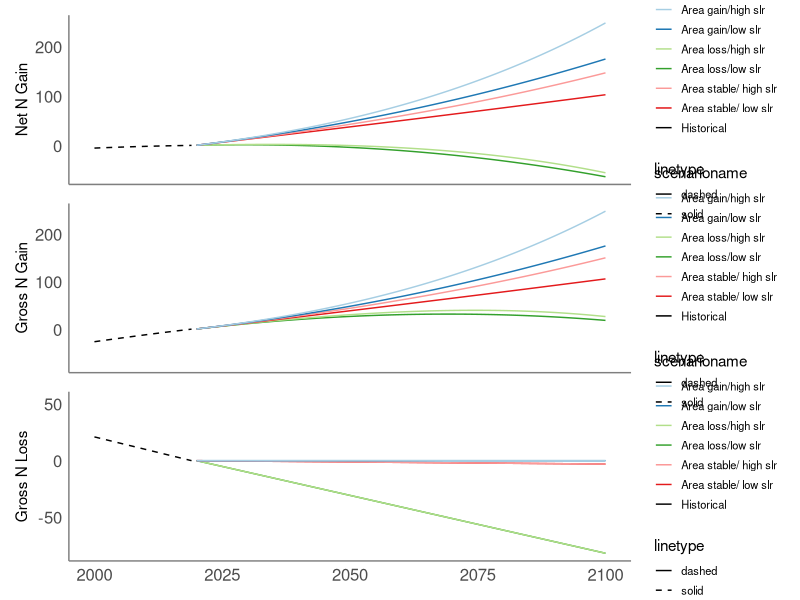
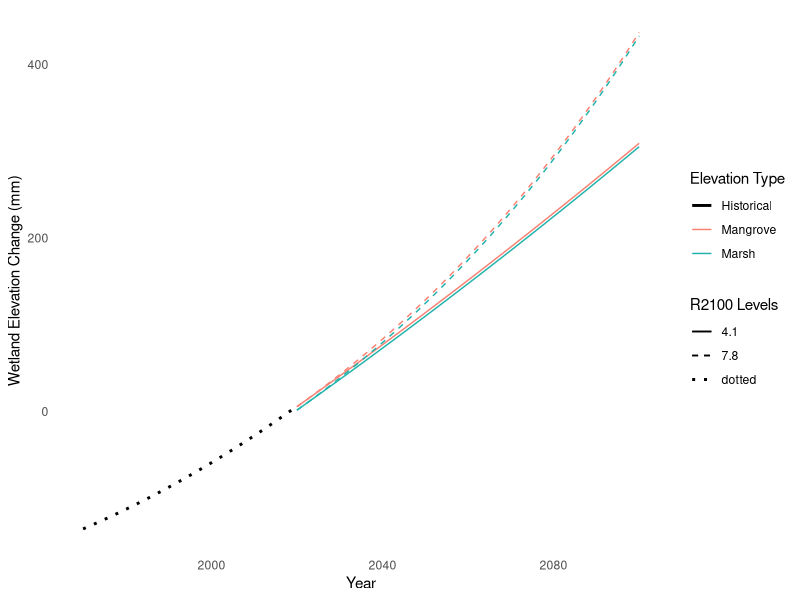
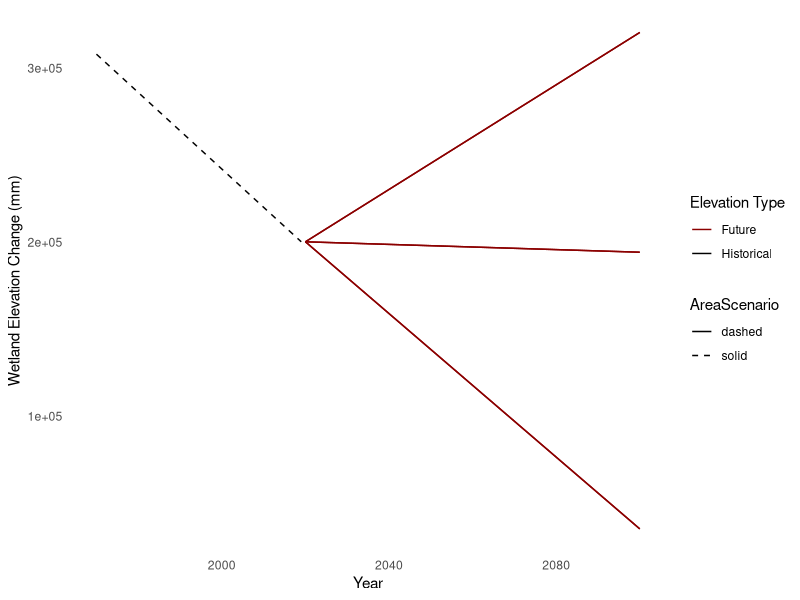
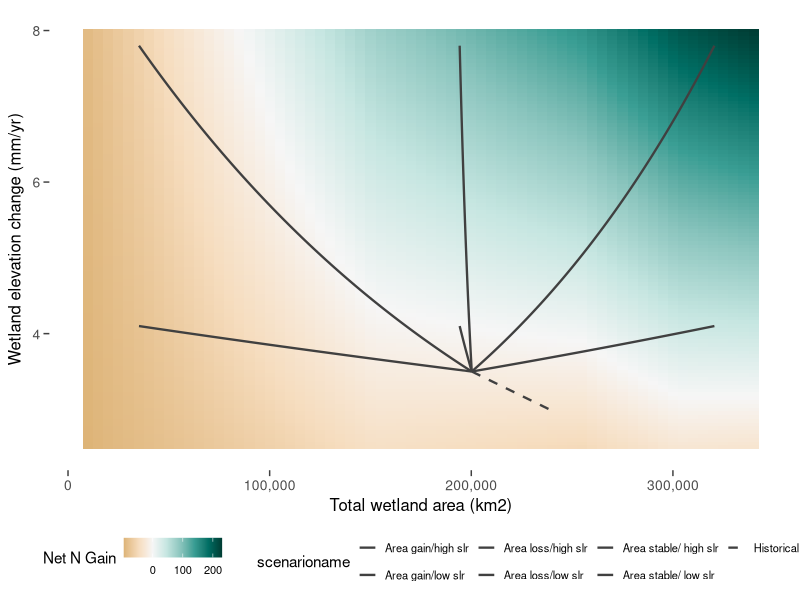

Write R code to recreate these figures, in order.

library(dplyr)
library(ggplot2)
library(RColorBrewer)
library(patchwork)

# Define the sequence of years
years <- 2020:2100

# Create the data frame for each year
scenarios <- data.frame(
  scenario = rep(1:6, each = length(years)),
  scenarioname = rep(c('Area loss/low slr', 'Area loss/high slr', 'Area stable/ low slr', 
                       'Area stable/ high slr', 'Area gain/low slr', 'Area gain/high slr'), 
                     each = length(years)),
  R2020 = 3.5,
  R2100 = rep(c(4.1, 7.8, 4.1, 7.8, 4.1, 7.8), each = length(years)),
  A2020marsh = 52880,
  A2020mangrove = 147349,
  year = rep(years, times = 6)
)

# Define the sequence of historical years (1970 to 2019)
historical_years <- 1970:2019

# Create the data frame for the historical scenario
historical <- data.frame(
  scenario = rep(0, length(historical_years)),  # Scenario identifier
  scenarioname = rep('Historical', length(historical_years)),  # Scenario name
  historical_year = historical_years,  # Years from 1970 to 2019
  
  # Linear increase of rSLR from 2.0 to 3.5
  rSLR = seq.int(2.1, 3.5, length.out = length(historical_years)),
  
  # Linear decrease of Amarsh from 75000 to 50000
  Amarsh = seq(81356, 52880, length.out = length(historical_years)),
  
  # Linear decrease of Amangrove from 200000 to 180000
  Amangrove = seq(226712, 147359, length.out = length(historical_years))
)

# Calculate Atotal as Amarsh + Amangrove
historical$Atotal <- historical$Amarsh + historical$Amangrove

# Calculate cumulative sea level (SL) with an adjustment factor
historical$SL <- cumsum(historical$rSLR) - 137.5

# Calculate nitrogen gain for marshes and mangroves
historical$Ngainmarsh <- ((historical$Amarsh) * (historical$SL / 10) * (1.78 / 1000) * 10^10) / 10^12
historical$Ngainmangrove <- ((historical$Amangrove) * (historical$SL / 10) * (1.78 / 1000) * 10^10) / 10^12
historical$Ngaintotal <- historical$Ngainmarsh + historical$Ngainmangrove

historical$A2020marsh = mean(scenarios$A2020marsh)
historical$A2020mangrove = mean(scenarios$A2020mangrove)

# Calculate N loss using Ndensity for marsh, mangrove = 1.78 and 1.63 mg N cm-3, assuming 30 cm of erosive loss from area that is lost
historical$Nlossmarsh <- ifelse(   
  historical$Amarsh > historical$A2020marsh,
  (historical$Amarsh - historical$A2020marsh) * 30 * (1.78 / 1000) * 10^10 / 10^12,
  0)
historical$Nlossmangrove <- ifelse(
  historical$Amangrove > historical$A2020mangrove,
  (historical$Amangrove - historical$A2020mangrove) * 30 * (1.63 / 1000) * 10^10 / 10^12, 0)
historical$Nlosstotal <- historical$Nlossmarsh + historical$Nlossmangrove

historical$netNtotal <- historical$Ngaintotal + historical$Nlosstotal

# View the data frame
print(historical)

##############################################################


# Calculate the exponential function (k) for each SLR scenario
scenarios$k <- log(scenarios$R2100 / scenarios$R2020) / 80

# Calculate the relative sea level rise (rSLR) for each year: rSLR = SLR2020 * e^(k*(year-2020))
scenarios$rSLR <- scenarios$R2020 * exp(scenarios$k * (scenarios$year - 2020))

# Calculate A2100marsh and A2100mangrove for high loss scenarios 1 and 2
scenarios$A2100marsh[scenarios$scenario %in% c(1, 2)] <- scenarios$A2020marsh[scenarios$scenario %in% c(1, 2)] - 20623
scenarios$A2100mangrove[scenarios$scenario %in% c(1, 2)] <- scenarios$A2020mangrove[scenarios$scenario %in% c(1, 2)] - 144412

# Calculate A2100marsh and A2100mangrove for low loss scenarios 3 and 4
scenarios$A2100marsh[scenarios$scenario %in% c(3, 4)] <- scenarios$A2020marsh[scenarios$scenario %in% c(3,4)] -1568
scenarios$A2100mangrove[scenarios$scenario %in% c(3, 4)] <- scenarios$A2020mangrove[scenarios$scenario %in% c(3,4)] -4421

# Calculate A2100marsh and A2100mangrove for high gain scenarios 5 and 6
scenarios$A2100marsh[scenarios$scenario %in% c(5, 6)] <- scenarios$A2020marsh[scenarios$scenario %in% c(5, 6)] + 20905
scenarios$A2100mangrove[scenarios$scenario %in% c(5, 6)] <- scenarios$A2020mangrove[scenarios$scenario %in% c(5, 6)] + 99434

# Calculate Areas for each year
scenarios$Amarsh <- (scenarios$A2100marsh - scenarios$A2020marsh) * (scenarios$year - 2020) / 80 + scenarios$A2020marsh
scenarios$Amangrove <- (scenarios$A2100mangrove - scenarios$A2020mangrove) * (scenarios$year - 2020) / 80 + scenarios$A2020mangrove
scenarios$Atotal <- scenarios$Amarsh + scenarios$Amangrove

# Calculate the cumulative sum of rSLR within each scenario
scenarios <- scenarios %>%
  group_by(scenario) %>%
  mutate(SL = cumsum(rSLR)) %>%
  ungroup()

# wetland elevation gain, marsh maximal gain is 5 mm yr-1, mangrove max = 7.8, if rSLR > than the max, wetland elevation gain = 0
# 9-13-24 OK I set it back to just keep up with all SLR
scenarios <- scenarios %>%
  mutate(marshgain = rSLR,  #ifelse(rSLR > 5, 0, rSLR),
         mangrovegain = rSLR) #ifelse(rSLR > 7.8, 0, rSLR))

# Calculate the cumulative sum of marsh and mangrove elevation within each scenario
scenarios <- scenarios %>%
  group_by(scenario) %>%
  mutate(marshelev = cumsum(marshgain), mangroveelev = cumsum(mangrovegain)) %>%
  ungroup()

# Calculate N gain using Ndensity for marsh and mangrove = 1.78 and 1.63 mg N cm-3
scenarios$Ngainmarsh <- ((scenarios$Amarsh) * (scenarios$marshelev/10) * (1.78/1000) *10^10)/10^12
scenarios$Ngainmangrove <- ((scenarios$Amangrove) * (scenarios$mangroveelev/10) * (1.78/1000) * 10^10)/10^12
scenarios$Ngaintotal <- scenarios$Ngainmarsh + scenarios$Ngainmangrove

# Calculate N loss using Ndensity for marsh, mangrove = 1.78 and 1.63 mg N cm-3, assuming 30 cm of erosive loss from area that is lost
scenarios$Nlossmarsh <- ifelse(   
  scenarios$Amarsh < scenarios$A2020marsh,
  (scenarios$Amarsh - scenarios$A2020marsh) * 30 * (1.78 / 1000) * 10^10 / 10^12,
  0)
scenarios$Nlossmangrove <- ifelse(
  scenarios$Amangrove < scenarios$A2020mangrove,
  (scenarios$Amangrove - scenarios$A2020mangrove) * 30 * (1.63 / 1000) * 10^10 / 10^12,
  0
)
scenarios$Nlosstotal <- scenarios$Nlossmarsh + scenarios$Nlossmangrove

# Calculate net N change
scenarios$netNmarsh <- scenarios$Ngainmarsh + scenarios$Nlossmarsh
scenarios$netNmangrove <- scenarios$Ngainmangrove + scenarios$Nlossmangrove
scenarios$netNtotal <- scenarios$netNmarsh + scenarios$netNmangrove

# Reorder the levels of scenarioname without duplication
scenarios$scenarioname <- factor(scenarios$scenarioname, levels = c('Area gain/low slr', 'Area gain/high slr', 'Area stable/ low slr', 
                                                                    'Area stable/ high slr', 'Area loss/low slr', 'Area loss/high slr'))

# Define plot colors
plot_colors <- brewer.pal(6, "Paired")


# Create a common legend theme
legend_theme <- theme(
  legend.position = "right",
  legend.box = "vertical",
  legend.text = element_text(size = 8),
  legend.key.size = unit(0.5, 'cm'),      # Size of legend keys
  legend.spacing.x = unit(0.5, 'cm'),    # Horizontal spacing between legend items
  legend.spacing.y = unit(0.2, 'cm')     # Vertical spacing between legend items
)

# Plot net N over time
plot_netN <- ggplot(scenarios, aes(x = year, y = netNtotal, color = scenarioname, group = scenario)) +
  geom_line() +
  scale_color_manual(values = plot_colors) +
  labs(title = NULL, x = "Year", y = "Net N Gain") +
  theme_minimal() +
  theme(axis.title.x = element_blank(), axis.text.x = element_blank(), panel.grid.major = element_blank(),   # Remove major gridlines
        panel.grid.minor = element_blank()) +
  legend_theme

# Plot gross N gain over time
plot_Ngain <- ggplot(scenarios, aes(x = year, y = Ngaintotal, color = scenarioname, group = scenario)) +
  geom_line(show.legend = FALSE) +
  scale_color_manual(values = plot_colors) +
  labs(title = NULL, x = "Year", y = "Gross N gain") +
  theme_minimal() +
  theme(axis.title.x = element_blank(), axis.text.x = element_blank(),panel.grid.major = element_blank(),   # Remove major gridlines
        panel.grid.minor = element_blank()) +
  legend_theme

# Plot N loss over time
plot_Nloss <- ggplot(scenarios, aes(x = year, y = Nlosstotal, color = scenarioname, group = scenario)) +
  geom_line(show.legend = FALSE) +
  scale_color_manual(values = plot_colors) +
  labs(title = NULL, x = "Year", y = "GrossN Loss") +
  theme_minimal() +
  theme(panel.grid.major = element_blank(),   # Remove major gridlines
        panel.grid.minor = element_blank()) +
  legend_theme

# Combine the plots into a vertical layout
N_by_year <- plot_netN / plot_Ngain / plot_Nloss 

# Display the combined plot: print(N_by_year)

###########################################################

#Contour
####################################################################
# Create a grid of values for the background contour representing net N gain
# 9-5-2024

rSLR_values <- seq(2.5, 8, by = .05)  # SL increments of 0.1 for smoothness
Amarsh_values <- seq(min(5000), max(90000), by = 5000)  # Amarsh increments of 5000 for better resolution
Amangrove_values <- seq(min(5000), max(250000), by = 5000)  # Amangrove increments of 5000 for better resolution

contour_grid <- expand.grid(
  
  rSLR = rSLR_values,
  Amarsh = Amarsh_values,
  Amangrove = Amangrove_values
)

# Calculate SL based on rSLR at 2100
contour_grid$SL <- contour_grid$rSLR*78.8-250 #+ 256

# Calculate Atotal
contour_grid$Atotal <- contour_grid$Amarsh + contour_grid$Amangrove

# Calculate N gain for the contour scenario
contour_grid$Ngainmarsh <- ((contour_grid$Amarsh) * (contour_grid$SL/10) * (1.78/1000) * 10^10) / 10^12
contour_grid$Ngainmangrove <- ((contour_grid$Amangrove) * (contour_grid$SL/10) * (1.78/1000) * 10^10) / 10^12
contour_grid$Ngaintotal <- contour_grid$Ngainmarsh + contour_grid$Ngainmangrove

# Calculate N loss for the contour scenario
contour_grid$Nlossmarsh <- ifelse(   
  contour_grid$Amarsh < min(scenarios$A2020marsh),
  (contour_grid$Amarsh - min(scenarios$A2020marsh)) * 30 * (1.78 / 1000) * 10^10 / 10^12,
  0)
contour_grid$Nlossmangrove <- ifelse(
  contour_grid$Amangrove < min(scenarios$A2020mangrove),
  (contour_grid$Amangrove - min(scenarios$A2020mangrove)) * 30 * (1.63 / 1000) * 10^10 / 10^12,
  0
)
contour_grid$Nlosstotal <- contour_grid$Nlossmarsh + contour_grid$Nlossmangrove

# Calculate net N change for the contour scenario
contour_grid$netNmarsh <- contour_grid$Ngainmarsh + contour_grid$Nlossmarsh
contour_grid$netNmangrove <- contour_grid$Ngainmangrove + contour_grid$Nlossmangrove
contour_grid$netNtotal <- contour_grid$netNmarsh + contour_grid$netNmangrove


########################################


# Specify the folder for saving the recategorized data
Scenarios <- "Scenarios"

# Create the output folder if it doesn't exist
if (!dir.exists(Scenarios)) dir.create(Scenarios)

# Write the recategorized data frame to a new CSV file in the "Recategorized" folder
Scenarios <- file.path(Scenarios, "scenarios.csv")
write.csv(scenarios, Scenarios, row.names = FALSE)



#####################################################
#####################################################

# Merge historical data into scenarios data frame for plotting
historical_plot_data <- historical %>%
  select(historical_year, Ngainmarsh, Ngainmangrove, Ngaintotal, Nlossmarsh, Nlossmangrove, Nlosstotal, netNtotal, Atotal, SL,rSLR) %>%
  mutate(
    year = historical_year,
    scenarioname = "Historical",  # Set a unique name for historical data
    scenario = 0  # Use a distinct identifier for historical data
  )



library(ggplot2)
library(dplyr)
library(patchwork)

# Define line types for scenarios
line_types <- c("solid", "dashed")  # Solid for other scenarios, Dashed for scenario = 0

# Combine historical and scenario data
combined_data <- bind_rows(scenarios, historical_plot_data)

# Define a new column in combined_data to specify the line type
combined_data <- combined_data %>%
  mutate(linetype = ifelse(scenario == 0, "solid", "dashed"))

# Plot net N over time
plot_netN <- ggplot(combined_data, aes(x = year, y = netNtotal, color = scenarioname, group = scenario, linetype = linetype)) +
  geom_line() +
  scale_color_manual(values = c(plot_colors, "black")) +  # Add color for historical data
  scale_linetype_manual(values = line_types) +  # Apply custom line types
  labs(title = NULL, x = "Year", y = "Net N Gain") +
  theme_minimal() +
  theme(axis.title.x = element_blank(), axis.text.y = element_text(size = 12), axis.text.x=element_blank(),axis.line = element_line(size=.5, color="gray50"), panel.grid.major = element_blank(), panel.grid.minor = element_blank()) +
  scale_x_continuous(limits = c(2000, 2100)) +  # Set x-axis limits to start at 2000
  legend_theme

# Plot gross N gain over time
plot_Ngain <- ggplot(combined_data, aes(x = year, y = Ngaintotal, color = scenarioname, group = scenario, linetype = linetype)) +
  geom_line() +
  scale_color_manual(values = c(plot_colors, "black")) +  # Add color for historical data
  scale_linetype_manual(values = line_types) +  # Apply custom line types
  labs(title = NULL, x = "Year", y = "Gross N Gain") +
  theme_minimal() +
  theme(axis.title.x = element_blank(), axis.text.y = element_text(size = 12),axis.text.x=element_blank(),axis.line = element_line(size=.5, color="gray50"),panel.grid.major = element_blank(), panel.grid.minor = element_blank()) +
  scale_x_continuous(limits = c(2000, 2100)) +  # Set x-axis limits to start at 2000
  legend_theme

# Plot N loss over time
plot_Nloss <- ggplot(combined_data, aes(x = year, y = Nlosstotal, color = scenarioname, group = scenario, linetype = linetype)) +
  geom_line() +
  scale_color_manual(values = c(plot_colors, "black")) +  # Add color for historical data
  scale_linetype_manual(values = line_types) +  # Apply custom line types
  labs(title = NULL, x = "Year", y = "Gross N Loss") +
  theme_minimal() +
  theme(axis.title.x = element_blank(), axis.text = element_text(size = 12), axis.line = element_line(size=.5, color="gray50"), panel.grid.major = element_blank(), panel.grid.minor = element_blank()) +
  scale_x_continuous(limits = c(2000, 2100)) +  # Set x-axis limits to start at 2000
  legend_theme

# Combine the plots into a vertical layout
N_by_year <- plot_netN / plot_Ngain / plot_Nloss

# Display the combined plot
print(N_by_year)


###########################################################
# Plot elevation by year

# Combined plot: Overlay mangrove and marsh elevation for each R2100 level
plot_combined_elev_year <- ggplot(scenarios) +
  
  # Line for mangrove elevation at each R2100 level
  geom_line(aes(x = year, y = mangroveelev + 2, color = "Mangrove", linetype = as.factor(R2100), group = interaction(R2100, "Mangrove"))) +
  
  # Line for marsh elevation at each R2100 level
  geom_line(aes(x = year, y = marshelev - 2, color = "Marsh", linetype = as.factor(R2100), group = interaction(R2100, "Marsh"))) +
  
  # Add dotted line for historical data
  geom_line(data = historical_plot_data, aes(x = historical_year, y = SL, color = "Historical", linetype = "dotted"), size = 1) +
  
  # Define colors for mangrove vs marsh and historical data
  scale_color_manual(values = c("Mangrove" = "salmon", "Marsh" = "lightseagreen", "Historical" = "black")) +
  
  # Different linetypes for R2100 levels
  scale_linetype_manual(values = c("solid", "dashed", "dotted", "dotdash", "longdash", "dotted")) +  # Ensure dotted is added for historical data
  
  labs(title = NULL, x = "Year", y = "Wetland Elevation Change (mm)") +
  
  # Minimal theme and remove gridlines
  theme_minimal() +
  theme(panel.grid.major = element_blank(), panel.grid.minor = element_blank(), legend.position = "right") +
  
  # Customize legends for both color (mangrove vs marsh vs historical) and linetype (R2100 levels)
  guides(color = guide_legend(title = "Elevation Type"), linetype = guide_legend(title = "R2100 Levels"))

# Print the combined plot
print(plot_combined_elev_year)


####################################################
#Plot area by year 
# Combined plot: Overlay mangrove and marsh area
plot_combined_elev_year <- ggplot(scenarios) +
  
  # Line for mangrove elevation at each R2100 level
  geom_line(aes(x = year, y = Atotal, color = "Future", linetype = "dashed", group = scenario)) +
  
  # Line for marsh elevation at each R2100 level
  #geom_line(aes(x = year, y = Amarsh, color = "Marsh", linetype = "solid", group = scenario)) +
  
  # Add dotted line for historical data
  geom_line(data = historical_plot_data, aes(x = historical_year, y = Atotal, color = "Historical", linetype = "solid"), size = 0.5) +
  
  # Define colors for mangrove vs marsh and historical data
  scale_color_manual(values = c("Future" = "red4",  "Historical" = "black")) +
  
  # Different linetypes for scenarios
 scale_linetype_manual(values = c("solid", "dashed", "dotted", "dotdash", "longdash", "dotted", "solid")) +  # Ensure dotted is added for historical data
  
  labs(title = NULL, x = "Year", y = "Wetland Elevation Change (mm)") +
  
  # Minimal theme and remove gridlines
  theme_minimal() +
  theme(panel.grid.major = element_blank(), panel.grid.minor = element_blank(), legend.position = "right") +
  
  # Customize legends for both color (mangrove vs marsh vs historical) and linetype (Area scenarios)
  guides(color = guide_legend(title = "Elevation Type"), linetype = guide_legend(title = "AreaScenario"))

# Print the combined plot
print(plot_combined_elev_year)


##################################################################
library(ggplot2)
library(scales)
library(tibble)
library(colorspace)
library(dplyr)  # For filtering

# Filter combined_data for years > 1999
filtered_data <- combined_data %>% filter(year > 1999)


plot_elev_area <- ggplot() +
  
  # Smoothed background with continuous fill
  geom_tile(data = contour_grid, aes(x = Atotal, y = rSLR, fill = netNtotal)) + 
  scale_fill_continuous_divergingx(palette = 'BrBg') + 
  
  # scale_fill_gradient2(name=waiver(), low = "red", mid="white", high = "blue", space = "Lab", na.value = "grey50", guide = "colourbar", aesthetics = "fill") +
  #scale_fill_gradientn(colours=terrain.colors(100))+
  
  #just show years 2000-2100
 
  # Black lines for each scenario
  geom_line(data = filtered_data, aes(x = Atotal, y = rSLR, linetype = scenarioname, group = scenario), 
            color = "gray25", size=0.8) +
  
  # Format x-axis with tick marks and comma-separated labels
  scale_x_continuous(name = "Total wetland area (km2)", labels = comma) +
  
  # Define different dash types for scenarios
  scale_linetype_manual(values = c("solid", "solid", "solid", "solid", "solid", "solid", "dashed")) +
  
  # Customize labels
  labs(title = NULL, y = expression("Wetland elevation change (mm/yr)")) +
  
  # Adjust the theme
  theme_minimal() +
  theme(
    panel.grid = element_blank(),
    panel.grid.major = element_blank(),  # Remove major gridlines
    panel.grid.minor = element_blank(),  # Remove minor gridlines
    axis.ticks = element_line(color = "gray25"),  # Set ticks color
    axis.ticks.length = unit(0.15, 'cm'),  # Set tick length
    panel.border=element_blank(),
    axis.text= element_text(size = 10),
    axis.title = element_text(size = 12),
    axis.ticks.x = element_line(size = 0.5),  # Customize X-axis ticks
    axis.ticks.y = element_line(size = 0.5),  # Customize Y-axis ticks
    legend.position = "bottom",  # Position legend to the right
    legend.box = "horizontal", 
    legend.text = element_text(size = 8),
    legend.key.size = unit(0.5, 'cm'),
    legend.spacing.x = unit(0.5, 'cm'),
    legend.spacing.y = unit(0.2, 'cm')
  ) +
  
  # Add a colorbar legend for the fill
  guides(fill = guide_colorbar(title = "Net N Gain"))

# Plot
print(plot_elev_area)


